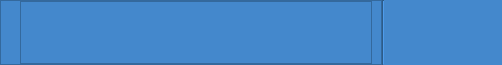
        <widget class="QFrame" name="top_frame">
         <property name="minimumSize">
          <size>
           <width>0</width>
           <height>65</height>
          </size>
         </property>
         <property name="maximumSize">
          <size>
           <width>16777215</width>
           <height>65</height>
          </size>
         </property>
         <property name="styleSheet">
          <string notr="true">background-color: rgb(27, 29, 35);</string>
         </property>
         <property name="frameShape">
          <enum>QFrame::NoFrame</enum>
         </property>
         <property name="frameShadow">
          <enum>QFrame::Raised</enum>
         </property>
         <layout class="QGridLayout" name="gridLayout_14">
          <property name="leftMargin">
           <number>0</number>
          </property>
          <property name="topMargin">
           <number>0</number>
          </property>
          <property name="rightMargin">
           <number>0</number>
          </property>
          <property name="bottomMargin">
           <number>0</number>
          </property>
          <property name="spacing">
           <number>0</number>
          </property>
          <item row="0" column="1">
           <widget class="QFrame" name="top_right_frame">
            <property name="styleSheet">
             <string notr="true">background-color: rgb(68, 136, 204);</string>
            </property>
            <property name="frameShape">
             <enum>QFrame::NoFrame</enum>
            </property>
            <property name="frameShadow">
             <enum>QFrame::Raised</enum>
            </property>
            <layout class="QGridLayout" name="gridLayout_16">
             <property name="leftMargin">
              <number>0</number>
             </property>
             <property name="topMargin">
              <number>0</number>
             </property>
             <property name="rightMargin">
              <number>0</number>
             </property>
             <property name="bottomMargin">
              <number>0</number>
             </property>
             <property name="spacing">
              <number>0</number>
             </property>
             <item row="0" column="0">
              <widget class="QFrame" name="frame_top_btns">
               <property name="styleSheet">
                <string notr="true"/>
               </property>
               <property name="frameShape">
                <enum>QFrame::NoFrame</enum>
               </property>
               <property name="frameShadow">
                <enum>QFrame::Raised</enum>
               </property>
               <layout class="QHBoxLayout" name="horizontalLayout_4">
                <property name="spacing">
                 <number>0</number>
                </property>
                <property name="leftMargin">
                 <number>0</number>
                </property>
                <property name="topMargin">
                 <number>0</number>
                </property>
                <property name="rightMargin">
                 <number>0</number>
                </property>
                <property name="bottomMargin">
                 <number>0</number>
                </property>
                <item>
                 <widget class="QFrame" name="frame_label_top_btns">
                  <property name="font">
                   <font>
                    <pointsize>8</pointsize>
                   </font>
                  </property>
                  <property name="styleSheet">
                   <string notr="true"/>
                  </property>
                  <property name="frameShape">
                   <enum>QFrame::StyledPanel</enum>
                  </property>
                  <property name="frameShadow">
                   <enum>QFrame::Raised</enum>
                  </property>
                  <layout class="QHBoxLayout" name="horizontalLayout_9">
                   <property name="spacing">
                    <number>0</number>
                   </property>
                   <property name="leftMargin">
                    <number>11</number>
                   </property>
                   <property name="topMargin">
                    <number>0</number>
                   </property>
                   <property name="bottomMargin">
                    <number>0</number>
                   </property>
                   <item>
                    <widget class="QLabel" name="label_title_bar_top">
                     <property name="maximumSize">
                      <size>
                       <width>180</width>
                       <height>16777215</height>
                      </size>
                     </property>
                     <property name="font">
                      <font>
                       <family>Segoe UI</family>
                       <pointsize>10</pointsize>
                       <weight>75</weight>
                       <bold>true</bold>
                      </font>
                     </property>
                     <property name="styleSheet">
                      <string notr="true">background: transparent;
</string>
                     </property>
                     <property name="text">
                      <string/>
                     </property>
                     <property name="pixmap">
                      <pixmap resource="../files.qrc">:/custom/icons/custom/tendril.png</pixmap>
                     </property>
                     <property name="scaledContents">
                      <bool>true</bool>
                     </property>
                    </widget>
                   </item>
                   <item>
                    <widget class="QFrame" name="frame_42">
                     <property name="frameShape">
                      <enum>QFrame::StyledPanel</enum>
                     </property>
                     <property name="frameShadow">
                      <enum>QFrame::Raised</enum>
                     </property>
                     <layout class="QHBoxLayout" name="horizontalLayout_41">
                      <property name="spacing">
                       <number>5</number>
                      </property>
                      <property name="leftMargin">
                       <number>0</number>
                      </property>
                      <property name="topMargin">
                       <number>0</number>
                      </property>
                      <property name="rightMargin">
                       <number>0</number>
                      </property>
                      <property name="bottomMargin">
                       <number>0</number>
                      </property>
                      <item>
                       <spacer name="horizontalSpacer_10">
                        <property name="orientation">
                         <enum>Qt::Horizontal</enum>
                        </property>
                        <property name="sizeHint" stdset="0">
                         <size>
                          <width>40</width>
                          <height>20</height>
                         </size>
                        </property>
                       </spacer>
                      </item>
                      <item>
                       <widget class="QPushButton" name="clients_pb">
                        <property name="cursor">
                         <cursorShape>PointingHandCursor</cursorShape>
                        </property>
                        <property name="toolTip">
                         <string>Clients</string>
                        </property>
                        <property name="layoutDirection">
                         <enum>Qt::LeftToRight</enum>
                        </property>
                        <property name="text">
                         <string/>
                        </property>
                        <property name="icon">
                         <iconset resource="../files.qrc">
                          <normaloff>:/24x24/icons/twotone_home_white_24dp.png</normaloff>:/24x24/icons/twotone_home_white_24dp.png</iconset>
                        </property>
                        <property name="iconSize">
                         <size>
                          <width>32</width>
                          <height>32</height>
                         </size>
                        </property>
                        <property name="flat">
                         <bool>true</bool>
                        </property>
                       </widget>
                      </item>
                      <item>
                       <widget class="QPushButton" name="shots_ingest_pb">
                        <property name="toolTip">
                         <string>Shots Ingest</string>
                        </property>
                        <property name="text">
                         <string/>
                        </property>
                        <property name="icon">
                         <iconset resource="../files.qrc">
                          <normaloff>:/24x24/icons/twotone_get_app_white_24dp.png</normaloff>:/24x24/icons/twotone_get_app_white_24dp.png</iconset>
                        </property>
                        <property name="iconSize">
                         <size>
                          <width>32</width>
                          <height>32</height>
                         </size>
                        </property>
                        <property name="flat">
                         <bool>true</bool>
                        </property>
                       </widget>
                      </item>
                      <item>
                       <widget class="QPushButton" name="all_shots_pb">
                        <property name="cursor">
                         <cursorShape>PointingHandCursor</cursorShape>
                        </property>
                        <property name="toolTip">
                         <string>All Shots</string>
                        </property>
                        <property name="text">
                         <string/>
                        </property>
                        <property name="icon">
                         <iconset resource="../files.qrc">
                          <normaloff>:/24x24/icons/twotone_line_weight_white_24dp.png</normaloff>:/24x24/icons/twotone_line_weight_white_24dp.png</iconset>
                        </property>
                        <property name="iconSize">
                         <size>
                          <width>32</width>
                          <height>32</height>
                         </size>
                        </property>
                        <property name="flat">
                         <bool>true</bool>
                        </property>
                       </widget>
                      </item>
                      <item>
                       <widget class="QPushButton" name="my_task_pb">
                        <property name="minimumSize">
                         <size>
                          <width>0</width>
                          <height>20</height>
                         </size>
                        </property>
                        <property name="cursor">
                         <cursorShape>PointingHandCursor</cursorShape>
                        </property>
                        <property name="toolTip">
                         <string>My Task</string>
                        </property>
                        <property name="icon">
                         <iconset resource="../files.qrc">
                          <normaloff>:/24x24/icons/twotone_military_tech_white_24dp.png</normaloff>:/24x24/icons/twotone_military_tech_white_24dp.png</iconset>
                        </property>
                        <property name="iconSize">
                         <size>
                          <width>32</width>
                          <height>32</height>
                         </size>
                        </property>
                        <property name="flat">
                         <bool>true</bool>
                        </property>
                       </widget>
                      </item>
                      <item>
                       <widget class="QPushButton" name="refresh_btn">
                        <property name="cursor">
                         <cursorShape>PointingHandCursor</cursorShape>
                        </property>
                        <property name="toolTip">
                         <string>Refresh</string>
                        </property>
                        <property name="text">
                         <string/>
                        </property>
                        <property name="icon">
                         <iconset resource="../files.qrc">
                          <normaloff>:/24x24/icons/twotone_change_circle_white_24dp.png</normaloff>:/24x24/icons/twotone_change_circle_white_24dp.png</iconset>
                        </property>
                        <property name="iconSize">
                         <size>
                          <width>32</width>
                          <height>32</height>
                         </size>
                        </property>
                        <property name="flat">
                         <bool>true</bool>
                        </property>
                       </widget>
                      </item>
                      <item>
                       <widget class="QPushButton" name="chng_pwd_pb">
                        <property name="cursor">
                         <cursorShape>PointingHandCursor</cursorShape>
                        </property>
                        <property name="toolTip">
                         <string>Change Password</string>
                        </property>
                        <property name="text">
                         <string/>
                        </property>
                        <property name="icon">
                         <iconset resource="../files.qrc">
                          <normaloff>:/24x24/icons/twotone_password_white_24dp.png</normaloff>:/24x24/icons/twotone_password_white_24dp.png</iconset>
                        </property>
                        <property name="iconSize">
                         <size>
                          <width>32</width>
                          <height>32</height>
                         </size>
                        </property>
                        <property name="flat">
                         <bool>true</bool>
                        </property>
                       </widget>
                      </item>
                      <item>
                       <widget class="QPushButton" name="log_out_btn">
                        <property name="minimumSize">
                         <size>
                          <width>0</width>
                          <height>20</height>
                         </size>
                        </property>
                        <property name="cursor">
                         <cursorShape>PointingHandCursor</cursorShape>
                        </property>
                        <property name="toolTip">
                         <string>Log Out</string>
                        </property>
                        <property name="icon">
                         <iconset resource="../files.qrc">
                          <normaloff>:/custom/icons/custom/baseline_logout_white_24dp.png</normaloff>:/custom/icons/custom/baseline_logout_white_24dp.png</iconset>
                        </property>
                        <property name="iconSize">
                         <size>
                          <width>32</width>
                          <height>32</height>
                         </size>
                        </property>
                        <property name="flat">
                         <bool>true</bool>
                        </property>
                       </widget>
                      </item>
                     </layout>
                    </widget>
                   </item>
                  </layout>
                 </widget>
                </item>
                <item>
                 <widget class="QFrame" name="frame_btns_right">
                  <property name="sizePolicy">
                   <sizepolicy hsizetype="Expanding" vsizetype="Preferred">
                    <horstretch>0</horstretch>
                    <verstretch>0</verstretch>
                   </sizepolicy>
                  </property>
                  <property name="maximumSize">
                   <size>
                    <width>120</width>
                    <height>16777215</height>
                   </size>
                  </property>
                  <property name="frameShape">
                   <enum>QFrame::NoFrame</enum>
                  </property>
                  <property name="frameShadow">
                   <enum>QFrame::Raised</enum>
                  </property>
                  <layout class="QHBoxLayout" name="horizontalLayout_5">
                   <property name="spacing">
                    <number>0</number>
                   </property>
                   <property name="leftMargin">
                    <number>0</number>
                   </property>
                   <property name="topMargin">
                    <number>0</number>
                   </property>
                   <property name="rightMargin">
                    <number>0</number>
                   </property>
                   <property name="bottomMargin">
                    <number>0</number>
                   </property>
                   <item>
                    <widget class="Line" name="line_15">
                     <property name="orientation">
                      <enum>Qt::Vertical</enum>
                     </property>
                    </widget>
                   </item>
                   <item>
                    <widget class="QPushButton" name="btn_minimize">
                     <property name="sizePolicy">
                      <sizepolicy hsizetype="Minimum" vsizetype="Expanding">
                       <horstretch>0</horstretch>
                       <verstretch>0</verstretch>
                      </sizepolicy>
                     </property>
                     <property name="minimumSize">
                      <size>
                       <width>40</width>
                       <height>0</height>
                      </size>
                     </property>
                     <property name="maximumSize">
                      <size>
                       <width>40</width>
                       <height>16777215</height>
                      </size>
                     </property>
                     <property name="toolTip">
                      <string>Minimize</string>
                     </property>
                     <property name="styleSheet">
                      <string notr="true">QPushButton {	
	border: none;
	background-color: transparent;
}
QPushButton:hover {
	background-color: rgb(52, 59, 72);
}
QPushButton:pressed {	
	background-color: rgb(85, 170, 255);
}</string>
                     </property>
                     <property name="text">
                      <string/>
                     </property>
                     <property name="icon">
                      <iconset resource="../files.qrc">
                       <normaloff>:/16x16/icons/16x16/cil-window-minimize.png</normaloff>:/16x16/icons/16x16/cil-window-minimize.png</iconset>
                     </property>
                    </widget>
                   </item>
                   <item>
                    <widget class="QPushButton" name="btn_maximize_restore">
                     <property name="sizePolicy">
                      <sizepolicy hsizetype="Minimum" vsizetype="Expanding">
                       <horstretch>0</horstretch>
                       <verstretch>0</verstretch>
                      </sizepolicy>
                     </property>
                     <property name="minimumSize">
                      <size>
                       <width>40</width>
                       <height>0</height>
                      </size>
                     </property>
                     <property name="maximumSize">
                      <size>
                       <width>40</width>
                       <height>16777215</height>
                      </size>
                     </property>
                     <property name="toolTip">
                      <string>Maximize</string>
                     </property>
                     <property name="styleSheet">
                      <string notr="true">QPushButton {	
	border: none;
	background-color: transparent;
}
QPushButton:hover {
	background-color: rgb(52, 59, 72);
}
QPushButton:pressed {	
	background-color: rgb(85, 170, 255);
}</string>
                     </property>
                     <property name="text">
                      <string/>
                     </property>
                     <property name="icon">
                      <iconset resource="../files.qrc">
                       <normaloff>:/16x16/icons/16x16/cil-window-maximize.png</normaloff>:/16x16/icons/16x16/cil-window-maximize.png</iconset>
                     </property>
                    </widget>
                   </item>
                   <item>
                    <widget class="QPushButton" name="btn_close">
                     <property name="sizePolicy">
                      <sizepolicy hsizetype="Minimum" vsizetype="Expanding">
                       <horstretch>0</horstretch>
                       <verstretch>0</verstretch>
                      </sizepolicy>
                     </property>
                     <property name="minimumSize">
                      <size>
                       <width>40</width>
                       <height>0</height>
                      </size>
                     </property>
                     <property name="maximumSize">
                      <size>
                       <width>40</width>
                       <height>16777215</height>
                      </size>
                     </property>
                     <property name="toolTip">
                      <string>Close</string>
                     </property>
                     <property name="styleSheet">
                      <string notr="true">QPushButton {	
	border: none;
	background-color: transparent;
}
QPushButton:hover {
	background-color: rgb(255, 10, 46);
}
QPushButton:pressed {	
	background-color: rgb(255, 10, 46);
}</string>
                     </property>
                     <property name="text">
                      <string/>
                     </property>
                     <property name="icon">
                      <iconset resource="../files.qrc">
                       <normaloff>:/16x16/icons/16x16/cil-x.png</normaloff>:/16x16/icons/16x16/cil-x.png</iconset>
                     </property>
                    </widget>
                   </item>
                  </layout>
                 </widget>
                </item>
               </layout>
              </widget>
             </item>
            </layout>
           </widget>
          </item>
          <item row="0" column="0">
           <widget class="QFrame" name="toggle_frame">
            <property name="maximumSize">
             <size>
              <width>70</width>
              <height>16777215</height>
             </size>
            </property>
            <property name="styleSheet">
             <string notr="true"/>
            </property>
            <property name="frameShape">
             <enum>QFrame::NoFrame</enum>
            </property>
            <property name="frameShadow">
             <enum>QFrame::Raised</enum>
            </property>
            <layout class="QGridLayout" name="gridLayout_15">
             <property name="leftMargin">
              <number>0</number>
             </property>
             <property name="topMargin">
              <number>0</number>
             </property>
             <property name="rightMargin">
              <number>0</number>
             </property>
             <property name="bottomMargin">
              <number>0</number>
             </property>
            </layout>
           </widget>
          </item>
         </layout>
        </widget>
